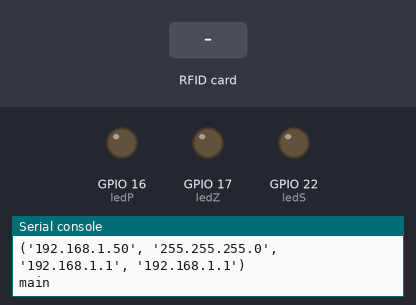
The program below on a simulated ESP32 board running MicroPython. Parts: output pins drawn as LEDs (lit = HIGH), the last lines printed to the serial console. Dashed ring = blinking. Inputs (shaded band) come from the test bench. WiFi joins after 1.5 s; the interpreter's speed is modelled, so counts of loop turns are approximate; library files of the repository ran but are not shown: mfrc522.py; pins used as bus, display or sensor lines are not drawn.

Above: at 2.7 s.
2.8 s: RFID card 5E 7A 19 C4 held to the reader
At 3.4 s:
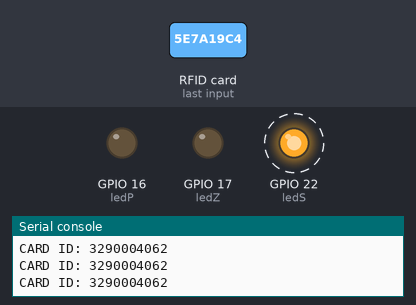
Timing chart, 0 to 5.8 s (numbered marks = the images above; inputs shaded):
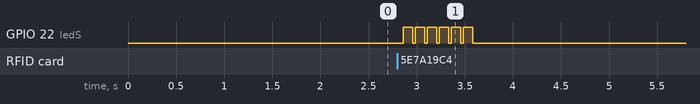

The program:

main.py
```python
import machine
from mfrc522 import MFRC522
import utime

print("main")

ledS = machine.Pin(22, machine.Pin.OUT)
ledP = machine.Pin(16, machine.Pin.OUT)
ledZ = machine.Pin(17, machine.Pin.OUT)
ledP.value(0)
ledZ.value(0)
ledS.value(0)

s = socket.socket(socket.AF_INET, socket.SOCK_STREAM)
s.bind(('', 80))
s.listen(5)

reader = MFRC522(spi_id=0, sck=18, miso=19, mosi=23, cs=5, rst=21)

def read():
    reader.init()
    stat, tag_type = reader.request(reader.REQIDL)
    if stat == reader.OK:
        (stat, uid) = reader.SelectTagSN()
        if stat == reader.OK:
            card = int.from_bytes(bytes(uid),"little",False)
            print("CARD ID: "+str(card))
            ledS.value(1)

while True:
  read()
  utime.sleep_ms(100)
  ledS.value(0)
```

boot.py
```python
# This file is executed on every boot (including wake-boot from deepsleep)

#import esp

#esp.osdebug(None)
val = 0

try:
    import usocket as socket
except:
    import socket
import network
import esp
esp.osdebug(None)

import gc
gc.collect()

ssid = 'Mike'
password = 'Mike1234'

station = network.WLAN(network.STA_IF)
station.active(True)
station.connect(ssid, password)
print("kutyaszar")

while station.isconnected() == False:
    pass

print('Connection successful')
print(station.ifconfig())

def web_page(data):
    html = """<html><head><meta name="viewport" content="width=device-width, initial-scale=1"></head>
    <body><h1>"""+str(data)+"""</h1></body></html>"""
    return html
```

Measured:
- after the input at 2.8 s, GPIO 22 (ledS): alternates HIGH for 0.10 s and LOW for 0.02 s, 12 changes in all, then stays LOW, starting after 0.06 s
